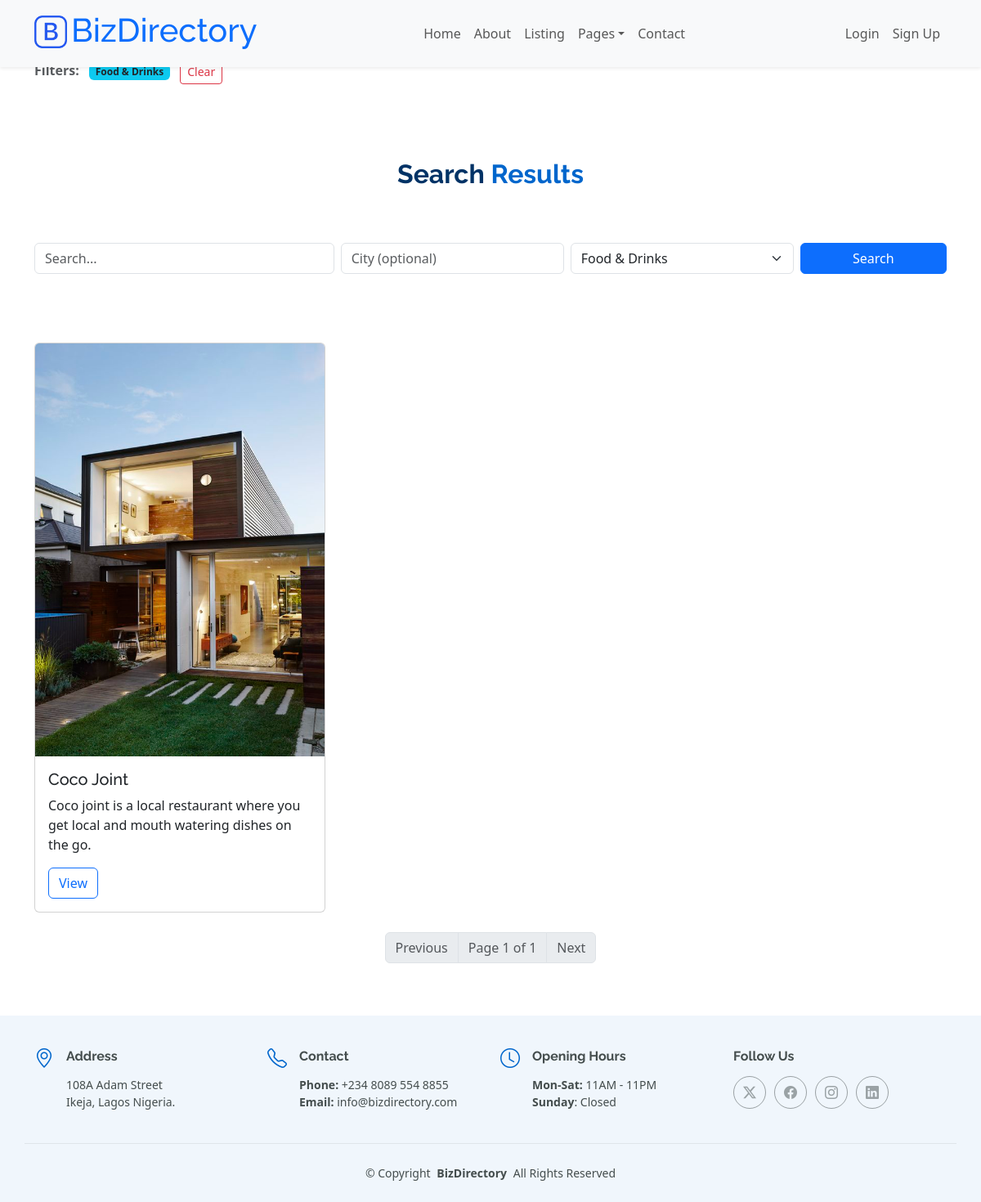
The page /bizDir/search/?category=1 on the database its author committed.
### bizDir/models.py (models this page shows, shortened)
class BusinessCategory(models.Model):
    name = models.CharField(max_length=100)
    icon = models.CharField(max_length=50, blank=True)  # For frontend display

class Business(models.Model):
    STATUS_CHOICES = [
        ('active', 'Active'),
        ('pending', 'Pending'),
        ('inactive', 'Inactive'),
    ]
    name = models.CharField(max_length=200)
    slug = models.SlugField(unique=True, blank=True) # Added this part
    owner = models.ForeignKey(User, on_delete=models.CASCADE, related_name='owned_businesses')
    description = models.TextField()
    address = models.CharField(max_length=255)
    city = models.CharField(max_length=100)
    state = models.CharField(max_length=100)
    country = models.CharField(max_length=100, default='Nigeria')
    phone = models.CharField(max_length=20)
    email = models.EmailField()
    website = models.URLField(blank=True)
    categories = models.ManyToManyField(BusinessCategory, related_name='businesses')
    featured = models.BooleanField(default=False)
    promoted_until = models.DateField(null=True, blank=True) # Added this part
    established_date = models.DateField(null=True, blank=True)
    logo = models.ImageField(upload_to='business_logos/', null=True, blank=True)
    is_active = models.BooleanField(default=True) # Added this part
    views = models.PositiveBigIntegerField(default=0) # Added this part
    status = models.CharField(max_length=10, choices=STATUS_CHOICES, default='pending')

### bizDir/views.py (the view)
# urls.py: path('search/', searchView, name='search'),
def searchView(request: HttpRequest):
    query = request.GET.get("q", "")
    city = request.GET.get("city", "")
    category_id = request.GET.get("category", "")
    businesses = Business.objects.filter(is_active=True).prefetch_related("categories")
    if query:
        businesses = businesses.filter(Q(name__icontains=query) | Q(description__icontains=query))
    if city:
        businesses = businesses.filter(city__icontains=city)
    selected_category = None
    if category_id.isdigit():
        selected_category = get_object_or_404(BusinessCategory, id=category_id)
        businesses = businesses.filter(categories=selected_category)
    paginator = Paginator(businesses.distinct(), 6)
    page_number = request.GET.get("page")
    page_obj = paginator.get_page(page_number)
    context = {
        "page_obj": page_obj,
        "query": query,
        "city": city,
        "selected_category": selected_category,
        "categories": BusinessCategory.objects.all()
    }
    return render(request, "user/search.html", context)

### bizDir/templates/user/search.html (shortened to what this page needs)
{% extends "base.html" %}
{% load static %}
{% block content %}
<div class="container py-5">
    {% if query or city or selected_category %}
    <div class="mb-3">
        <span class="me-2 fw-semibold text-muted">Filters:</span>
        {% if selected_category %}
            <span class="badge bg-info text-dark">{{ selected_category.name }}</span>
        {% endif %}
        <a href="{% url 'search' %}" class="btn btn-sm btn-outline-danger ms-2">Clear</a>
    </div>
    {% endif %}
    <section id="" class="section">
    <div class="container section-title" data-aos="fade-up">
        <div><span>Search</span> <span class="description-title">Results</span></div>
    </div>
    <form method="get" action="{% url 'search' %}" class="row g-2 mb-4 justify-content-center">
        <div class="col-md-4">
            <input type="text" name="q" value="{{ query }}" class="form-control" placeholder="Search...">
        </div>
        <div class="col-md-3">
            <input type="text" name="city" value="{{ city }}" class="form-control" placeholder="City (optional)">
        </div>
        <div class="col-md-3">
            <select name="category" class="form-select">
                {% for cat in categories %}
                    <option value="{{ cat.id }}" {% if selected_category and selected_category.id == cat.id %}selected{% endif %}>
                        {{ cat.name }}
                    </option>
                {% endfor %}
            </select>
        </div>
        <div class="col-md-2 d-grid">
            <button type="submit" class="btn btn-primary">Search</button>
        </div>
    </form>
    </section>
    {% if page_obj %}
    <div class="row row-cols-1 row-cols-md-3 g-4">
        {% for business in page_obj %}
        <div class="col">
            <div class="card h-100">
                {% if business.logo %}
                    <img src="{{ business.logo.url }}" class="card-img-top" alt="{{ business.name }}">
                {% endif %}
                <div class="card-body">
                    <h5 class="card-title">{{ business.name }}</h5>
                    <p class="card-text">{{ business.description|truncatewords:20 }}</p>
                    <a href="{% url 'business_detail' business.id %}" class="btn btn-outline-primary">View</a>
                </div>
            </div>
        </div>
        {% endfor %}
    </div>
    <nav class="mt-4">
        <ul class="pagination justify-content-center">
            {% if page_obj.has_previous %}
                <li class="page-item">
                    <a class="page-link" href="?{% if query %}q={{ query }}&{% endif %}{% if city %}city={{ city }}&{% endif %}{% if selected_category %}category={{ selected_category.id }}&{% endif %}page={{ page_obj.previous_page_number }}">Previous</a>
                </li>
            {% else %}
                <li class="page-item disabled"><span class="page-link">Previous</span></li>
            {% endif %}
            <li class="page-item disabled"><span class="page-link">Page {{ page_obj.number }} of {{ page_obj.paginator.num_pages }}</span></li>
            {% if page_obj.has_next %}
                <li class="page-item">
                    <a class="page-link" href="?{% if query %}q={{ query }}&{% endif %}{% if city %}city={{ city }}&{% endif %}{% if selected_category %}category={{ selected_category.id }}&{% endif %}page={{ page_obj.next_page_number }}">Next</a>
                </li>
            {% else %}
                <li class="page-item disabled"><span class="page-link">Next</span></li>
            {% endif %}
        </ul>
    </nav>
    {% else %}
    <div class="alert alert-info text-center mt-4">
        No businesses match your search.
    </div>
    {% endif %}
</div>
{% endblock %}

### bizDir/static/assets/css/main.css (style rules this page uses)
:root { --default-font: "Roboto", system-ui, -apple-system, "Segoe UI", Roboto, "Helvetica Neue", Arial, "Noto Sans", "Liberation Sans", sans-serif, "Apple Color Emoji", "Segoe UI Emoji", "Segoe UI Symbol", "Noto Color Emoji"; --heading-font: "Raleway", sans-serif; --nav-font: "Poppins", sans-serif; }
:root { --background-color: #ffffff; --default-color: #444d4d; --heading-color: #003366; --accent-color: #0066cc; --surface-color: #ffffff; --contrast-color: #ffffff; }
:root { --nav-color: rgba(255, 255, 255, 0.7); --nav-hover-color: #ffffff; --nav-mobile-background-color: #ffffff; --nav-dropdown-background-color: #ffffff; --nav-dropdown-color: #444d4d; --nav-dropdown-hover-color: #0066cc; }
:root { scroll-behavior: smooth; }
body { color: var(--default-color); background-color: var(--background-color); font-family: var(--default-font); }
a { color: var(--accent-color); text-decoration: none; transition: 0.3s; }
h1, h2, h3, h4, h5, h6 { color: var(--heading-color); font-family: var(--heading-font); }
section, .section { color: var(--default-color); background-color: var(--background-color); padding: 60px 0; scroll-margin-top: 82px; overflow: clip; }
.section-title { text-align: center; padding-bottom: 60px; position: relative; }
.section-title div { color: var(--heading-color); margin: 10px 0 0 0; font-size: 32px; font-weight: 700; font-family: var(--heading-font); }
.section-title div .description-title { color: var(--accent-color); }

### bizDir/templates/base.html (style rules this page uses)
body { padding-top: 0; }

### rows shown on the page
BusinessCategory: name "Food & Drinks"
Business: logo (picture), name "Coco Joint", description "Coco joint is a local restaurant where you get local and mouth watering dishes on the go."

### other values the page prints
{{ page_obj.number }} "1"
{{ page_obj.paginator.num_pages }} "1"
form field category "Food & Drinks"
